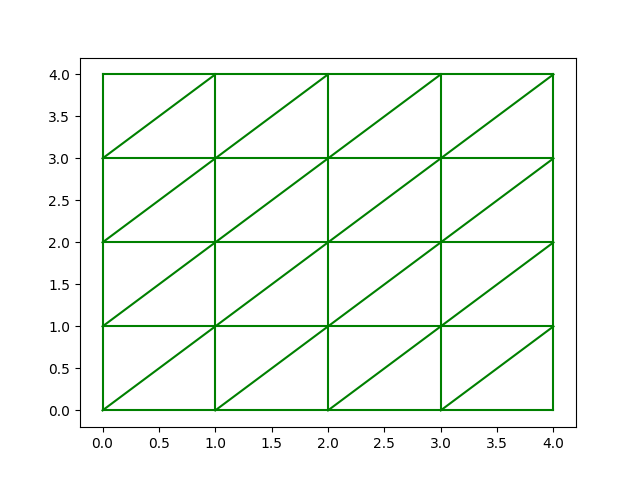

This figure's Python source:
import numpy as np
import matplotlib.pyplot as mplt

def f(x, m, b):
    return m*x + b

fig = mplt.figure(); ax = fig.add_subplot()
w = 4; h = 4
xAxis = np.arange(0, w + 1, 1); yAxis = np.arange(0, h + 1, 1); X, Y = np.meshgrid(xAxis, yAxis)

colorString = 'g'

nR = w + 1; numUp = w
for i in range(numUp + 1):
    xCoords = []; yCoords = []
    for x in range(nR - i):
        xCoords.append(x); yCoords.append(f(x, 1, i))
    #print(xCoords, yCoords)
    if(i != 0):
        ax.plot(yCoords, xCoords, color=colorString)
    ax.plot(xCoords, yCoords, color=colorString)

for x in range(w + 1):
    xCoords = []; yCoords = []; zCoords = []
    for y in range(h + 1):
        xCoords.append(x); yCoords.append(y); zCoords.append(np.random.rand())
    ax.plot(xCoords, yCoords, color=colorString)
    ax.plot(yCoords, xCoords, color=colorString)


mplt.show()
